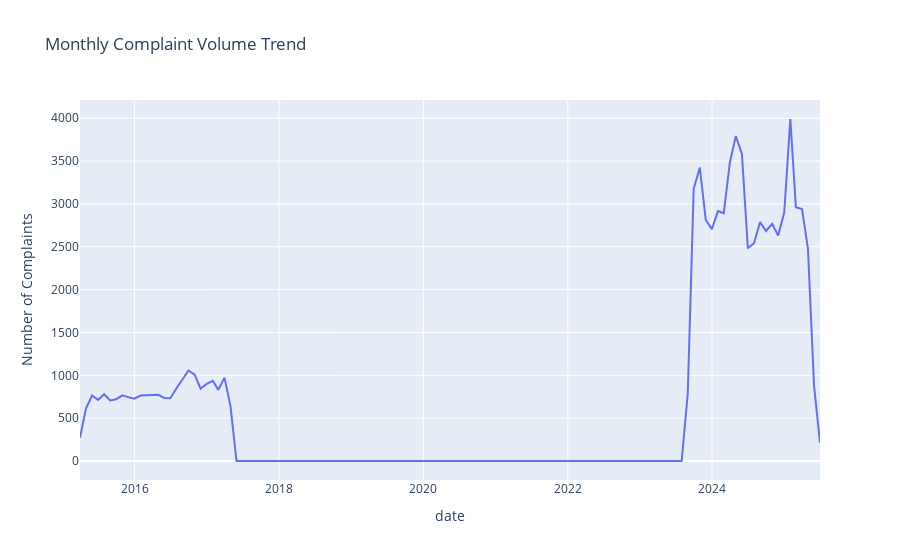

The notebook cell saved with this chart:
### Code cell
# Add sentiment analysis
df['sentiment'] = df['cleaned_narrative'].apply(lambda x: TextBlob(x).sentiment.polarity)

# %% [markdown]
# ## 1. Complaint Volume Analysis

# %%
# Temporal trends
fig = px.line(df.resample('ME', on='date').size().reset_index(name='count'),
              x='date', y='count',
              title='Monthly Complaint Volume Trend',
              labels={'count':'Number of Complaints'})
fig.show()
